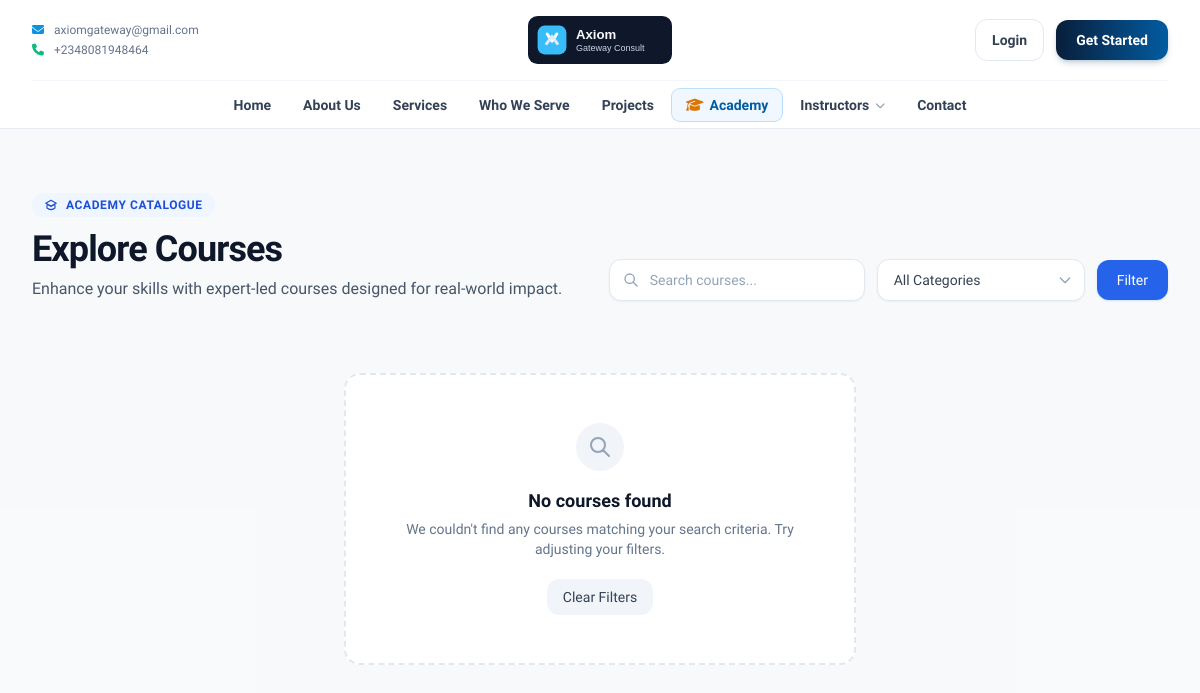
The page /academy/courses on the database its author committed.
### app/models.py (models this page shows)
class TimestampMixin:
    created_at = db.Column(db.DateTime, default=lambda: datetime.now(timezone.utc), nullable=False)
    updated_at = db.Column(
        db.DateTime,
        default=lambda: datetime.now(timezone.utc),
        onupdate=lambda: datetime.now(timezone.utc),
        nullable=False,
    )

class CompanySettings(TimestampMixin, db.Model):
    __tablename__ = "company_settings"
    id = db.Column(db.Integer, primary_key=True)
    company_name = db.Column(db.String(200), default="Axiom Gateway Consult", nullable=False)
    tagline = db.Column(db.String(200), default="Connecting People, Technology and Possibilities.", nullable=False)
    contact_email = db.Column(db.String(200), default="axiomgateway@gmail.com", nullable=False)
    telephone = db.Column(db.String(50), default="+2348081948464", nullable=False)
    office_address = db.Column(db.Text, default="No 5 Adetokunbo Ademola Street Mitama, Abuja", nullable=False)
    instagram_url = db.Column(db.String(255), default="https://instagram.com/axiomgatway")
    whatsapp_url = db.Column(db.String(255), default="https://whatsapp.com/dl/")
    youtube_url = db.Column(db.String(255), default="https://www.youtube.com/channel/UCVWSZcwBZB8tu7f76OtVKqA")
    logo_url = db.Column(db.String(255), default="/static/images/logo.svg")
    favicon_url = db.Column(db.String(255), default="/static/images/favicon.svg")
    footer_text = db.Column(db.Text, default="Technology, digital skills and business consulting.")
    enquiry_notification_email = db.Column(db.String(200), default="axiomgateway@gmail.com")
    meta_description = db.Column(db.Text)
    canonical_origin = db.Column(db.String(255), default="http://localhost:5000")
    academy_commission_percent = db.Column(db.Float)
    academy_minimum_payout_kobo = db.Column(db.Integer, default=0, nullable=False)
    @staticmethod
    def get_settings():
        settings = CompanySettings.query.order_by(CompanySettings.id.desc()).first()
        if settings:
            return settings
        default = CompanySettings()
        db.session.add(default)
        db.session.commit()
        return default

### app/routes.py (the view)
@public_bp.route("/academy/courses")
def academy_courses():
    page = request.args.get("page", 1, type=int)
    q = request.args.get("q", "")
    category = request.args.get("category", "")
    query = Course.query.filter_by(status="published")
    if q:
        query = query.filter(or_(Course.title.ilike(f"%{q}%"), Course.short_description.ilike(f"%{q}%"), Course.description.ilike(f"%{q}%")))
    if category:
        query = query.filter_by(category_id=category)
    courses = query.order_by(Course.published_at.desc().nullslast()).paginate(page=page, per_page=6, error_out=False)
    categories = CourseCategory.query.order_by(CourseCategory.name.asc()).all()
    return render_template("public/academy_courses.html", courses=courses, categories=categories, q=q, category=category)

### app/templates/public/academy_courses.html (shortened to what this page needs)
{% extends 'base.html' %}
{% block content %}
<section class="min-h-screen bg-slate-50/50 py-12 lg:py-16">
  <div class="max-w-7xl mx-auto px-4 sm:px-6 lg:px-8">
    <div class="mb-10 flex flex-col gap-6 lg:flex-row lg:items-end lg:justify-between">
      <div>
        <div class="inline-flex items-center gap-2 px-3 py-1 rounded-full bg-blue-50 text-blue-700 text-xs font-semibold uppercase tracking-wider mb-3">
          Academy Catalogue
        </div>
        <h1 class="text-3xl sm:text-4xl font-extrabold text-slate-900 tracking-tight">Explore Courses</h1>
        <p class="mt-2 text-slate-600 max-w-xl text-sm sm:text-base">Enhance your skills with expert-led courses designed for real-world impact.</p>
      </div>
      <form method="get" class="flex flex-col sm:flex-row items-center gap-3 w-full lg:w-auto">
        <div class="relative w-full sm:w-64">
          <div class="absolute inset-y-0 left-0 pl-3.5 flex items-center pointer-events-none text-slate-400">
          </div>
          <input type="text" name="q" value="{{ q or '' }}" placeholder="Search courses..." class="w-full pl-10 pr-4 py-2.5 bg-white border border-slate-200 rounded-xl text-sm text-slate-900 placeholder-slate-400 focus:outline-none focus:ring-2 focus:ring-blue-500/20 focus:border-blue-600 transition shadow-sm" />
        </div>
        <div class="relative w-full sm:w-52">
          <select name="category" class="w-full appearance-none bg-white border border-slate-200 rounded-xl pl-4 pr-10 py-2.5 text-sm text-slate-700 focus:outline-none focus:ring-2 focus:ring-blue-500/20 focus:border-blue-600 transition shadow-sm cursor-pointer">
            <option value="">All Categories</option>
          </select>
          <div class="absolute inset-y-0 right-0 pr-3 flex items-center pointer-events-none text-slate-400">
          </div>
        </div>
        <button type="submit" class="w-full sm:w-auto inline-flex items-center justify-center px-5 py-2.5 bg-blue-600 hover:bg-blue-700 text-white font-medium text-sm rounded-xl transition-all shadow-sm shadow-blue-500/20 focus:outline-none focus:ring-2 focus:ring-blue-500 focus:ring-offset-2">
          Filter
        </button>
      </form>
    </div>
    <div class="grid grid-cols-1 md:grid-cols-2 lg:grid-cols-3 gap-8">
      {% for course in courses.items %}
      <article class="group relative flex flex-col bg-white rounded-2xl border border-slate-200/80 shadow-sm hover:shadow-xl hover:-translate-y-1 transition-all duration-300 overflow-hidden">
        <div class="relative aspect-video w-full bg-slate-100 overflow-hidden">
          {% if course.image_url %}
            <img src="{{ course.image_url }}" alt="{{ course.title }}" class="w-full h-full object-cover group-hover:scale-105 transition-transform duration-500" />
          {% else %}
            <div class="w-full h-full flex items-center justify-center bg-gradient-to-br from-slate-100 to-slate-200 text-slate-400">
              <svg class="w-12 h-12" fill="none" stroke="currentColor" viewBox="0 0 24 24"><path stroke-linecap="round" stroke-linejoin="round" stroke-width="1.5" d="M12 6.253v13m0-13C10.832 5.477 9.246 5 7.5 5S4.168 5.477 3 6.253v13C4.168 18.477 5.754 18 7.5 18s3.332.477 4.5 1.253m0-13C13.168 5.477 14.754 5 16.5 5c1.747 0 3.332.477 4.5 1.253v13C19.832 18.477 18.247 18 16.5 18c-1.746 0-3.332.477-4.5 1.253"/></svg>
            </div>
          {% endif %}
          <span class="absolute top-3 left-3 px-2.5 py-1 rounded-lg bg-slate-900/80 backdrop-blur-md text-white text-xs font-semibold tracking-wide">
            {{ course.category.name if course.category else 'General' }}
          </span>
          {% if course.difficulty %}
          <span class="absolute top-3 right-3 px-2.5 py-1 rounded-lg bg-white/90 backdrop-blur-md text-slate-700 text-xs font-medium border border-slate-200/50 capitalize shadow-sm">
            {{ course.difficulty }}
          </span>
          {% endif %}
        </div>
        <div class="flex-1 flex flex-col p-6">
          <h2 class="text-xl font-bold text-slate-900 group-hover:text-blue-600 transition-colors line-clamp-2">
            <a href="{{ url_for('public.academy_course_detail', slug=course.slug) }}">
              {{ course.title }}
            </a>
          </h2>
          <p class="mt-2.5 text-sm text-slate-600 line-clamp-2 leading-relaxed flex-1">
            {{ course.short_description }}
          </p>
          <div class="mt-6 pt-4 border-t border-slate-100 flex items-center justify-between text-xs font-medium text-slate-500">
            <div class="flex items-center gap-1.5">
              <svg class="w-4 h-4 text-slate-400" fill="none" stroke="currentColor" viewBox="0 0 24 24"><path stroke-linecap="round" stroke-linejoin="round" stroke-width="2" d="M12 8v4l3 3m6-3a9 9 0 11-18 0 9 9 0 0118 0z"/></svg>
              <span>{{ course.duration_hours }} hrs</span>
            </div>
            <div class="text-right">
              {% if course.is_free %}
                <span class="text-sm font-bold text-emerald-600 uppercase tracking-wider">Free</span>
              {% else %}
                <span class="text-base font-bold text-slate-900">{{ course.currency }} {{ '%.2f'|format(course.price) }}</span>
              {% endif %}
            </div>
          </div>
          <a href="{{ url_for('public.academy_course_detail', slug=course.slug) }}" class="mt-4 w-full inline-flex items-center justify-center gap-2 px-4 py-2.5 rounded-xl bg-slate-50 hover:bg-blue-50 text-slate-700 hover:text-blue-600 text-sm font-semibold border border-slate-200/60 hover:border-blue-200 transition-all duration-200">
            Explore Course
            <svg class="w-4 h-4 transition-transform group-hover:translate-x-0.5" fill="none" stroke="currentColor" viewBox="0 0 24 24"><path stroke-linecap="round" stroke-linejoin="round" stroke-width="2" d="M14 5l7 7m0 0l-7 7m7-7H3"/></svg>
          </a>
        </div>
      </article>
      {% else %}
      <div class="col-span-full rounded-2xl border-2 border-dashed border-slate-200 bg-white p-12 text-center max-w-lg mx-auto my-8">
        <div class="mx-auto w-12 h-12 rounded-full bg-slate-100 flex items-center justify-center text-slate-400 mb-4">
          <svg class="w-6 h-6" fill="none" stroke="currentColor" viewBox="0 0 24 24"><path stroke-linecap="round" stroke-linejoin="round" stroke-width="2" d="M21 21l-6-6m2-5a7 7 0 11-14 0 7 7 0 0114 0z"/></svg>
        </div>
        <h3 class="text-lg font-bold text-slate-900">No courses found</h3>
        <p class="mt-1 text-sm text-slate-500">We couldn't find any courses matching your search criteria. Try adjusting your filters.</p>
        <a href="{{ url_for('public.academy_courses') }}" class="mt-5 inline-flex items-center px-4 py-2 bg-slate-100 hover:bg-slate-200 text-slate-700 text-sm font-medium rounded-xl transition">
          Clear Filters
        </a>
      </div>
      {% endfor %}
    </div>
  </div>
</section>
{% endblock %}

### app/templates/base.html (shortened to what this page needs)
<!DOCTYPE html>
<html lang="en" class="scroll-smooth h-full">
<head>
  <script src="https://cdn.tailwindcss.com"></script>
  <link rel="stylesheet" href="https://cdnjs.cloudflare.com/ajax/libs/font-awesome/6.5.1/css/all.min.css">
</head>
<body class="font-sans bg-slate-50 text-slate-800 antialiased flex flex-col min-h-screen selection:bg-brand-600 selection:text-white">
  {% set nav_items = [
    ('Home', url_for('public.home')),
    ('About Us', url_for('public.about')),
    ('Services', url_for('public.services')),
    ('Who We Serve', url_for('public.who_we_serve')),
    ('Projects', url_for('public.projects')),
    ('Contact', url_for('public.contact')),
  ] %}
  {% macro auth_buttons(mobile=false) %}
    {% set outline = 'inline-flex items-center justify-center gap-2 px-4 py-2.5 rounded-xl border border-slate-200 bg-white text-slate-700 hover:border-brand-300 hover:text-brand-600 font-semibold text-sm transition-all' %}
    {% set w = ' w-full' if mobile else '' %}
    {% if current_user.is_authenticated and current_user.__class__.__name__ == 'Instructor' %}
      <a href="{{ url_for('instructor.dashboard') }}" class="{{ outline }}{{ w }}"><i class="fa-solid fa-gauge-high text-brand-600"></i> Instructor Hub</a>
      <a href="{{ url_for('instructor.logout') }}" class="inline-flex items-center justify-center px-4 py-2.5 rounded-xl bg-slate-900 hover:bg-slate-800 text-white font-semibold text-sm transition-all shadow-md shadow-slate-900/10{{ w }}">Logout</a>
    {% else %}
      <a href="{{ url_for('student.student_login') }}" class="{{ outline }}{{ w }}">Login</a>
      <a href="{{ url_for('student.student_register') }}" class="inline-flex items-center justify-center px-5 py-2.5 rounded-xl bg-gradient-to-r from-navy-900 to-brand-700 hover:from-navy-800 hover:to-brand-600 text-white font-semibold text-sm transition-all shadow-md shadow-brand-900/20{{ w }}">Get Started</a>
    {% endif %}
  {% endmacro %}
  <header class="sticky top-0 z-50 bg-white/90 backdrop-blur-md border-b border-slate-200/80">
    <div class="max-w-7xl mx-auto px-4 sm:px-6 lg:px-8">
      <div class="flex items-center justify-between h-16 lg:h-20 lg:grid lg:grid-cols-3">
        <div class="hidden lg:flex flex-col gap-1 text-xs text-slate-500">
          <a href="mailto:{{ company_settings.contact_email or 'info@axiomgateway.com' }}" class="hover:text-brand-600 transition flex items-center gap-2">
            <i class="fa-solid fa-envelope text-brand-500 w-3.5"></i>{{ company_settings.contact_email or 'info@axiomgateway.com' }}
          </a>
          <a href="tel:{{ company_settings.telephone or '+2348000000000' }}" class="hover:text-brand-600 transition flex items-center gap-2">
            <i class="fa-solid fa-phone text-emerald-500 w-3.5"></i>{{ company_settings.telephone or '+234 (0) 800 AXIOM' }}
          </a>
        </div>
        <a class="flex items-center gap-3 shrink-0 group focus:outline-hidden lg:justify-self-center" href="{{ url_for('public.home') }}">
          <div class="relative flex items-center justify-center">
            <img src="{{ company_settings.logo_url or url_for('static', filename='images/logo.png') }}"
                 alt="{{ company_settings.company_name or 'Axiom Gateway Consult' }}"
                 class="h-10 lg:h-12 w-auto object-contain transition-transform duration-300 group-hover:scale-105"
                 onerror="this.style.display='none'; this.nextElementSibling.style.display='flex';">
          </div>
        </a>
        <div class="hidden lg:flex items-center justify-end gap-3">
          {{ auth_buttons() }}
        </div>
      </div>
      <nav class="hidden lg:flex items-center justify-center gap-1 border-t border-slate-100 h-12" aria-label="Main navigation">
        {% for label, href in nav_items[:-1] %}
          <a href="{{ href }}" class="px-3.5 py-1.5 rounded-lg text-sm font-semibold text-slate-700 hover:text-brand-600 hover:bg-slate-100/80 transition">{{ label }}</a>
        {% endfor %}
        <a href="{{ url_for('public.academy_home') }}" {% if request.path.startswith('/academy') %}aria-current="page"{% endif %}
           class="px-3.5 py-1.5 rounded-lg text-sm font-bold transition flex items-center gap-1.5 {% if request.path.startswith('/academy') %}bg-brand-50 text-brand-700 ring-1 ring-brand-200{% else %}text-slate-700 hover:text-brand-600 hover:bg-slate-100/80{% endif %}">
          <i class="fa-solid fa-graduation-cap text-gold-600"></i> Academy
        </a>
        <div class="relative group">
          <button class="flex items-center gap-1.5 px-3.5 py-1.5 rounded-lg text-sm font-semibold text-slate-700 hover:text-brand-600 hover:bg-slate-100/80 transition focus:outline-hidden">
            <span>Instructors</span>
            <i class="fa-solid fa-chevron-down text-[10px] text-slate-400 group-hover:rotate-180 transition-transform duration-200"></i>
          </button>
        </div>
        <a href="{{ nav_items[-1][1] }}" class="px-3.5 py-1.5 rounded-lg text-sm font-semibold text-slate-700 hover:text-brand-600 hover:bg-slate-100/80 transition">{{ nav_items[-1][0] }}</a>
      </nav>
    </div>
  </header>
  <main class="grow">
    {% block content %}{% endblock %}
  </main>
</body>
</html>

### rows shown on the page
CompanySettings: contact_email "axiomgateway@gmail.com", telephone "+2348081948464", logo_url (picture)

### other values the page prints
{{ label }} "Home" "About Us" "Services" "Who We Serve" "Projects"
{{ nav_items[-1][0] }} "Contact"
